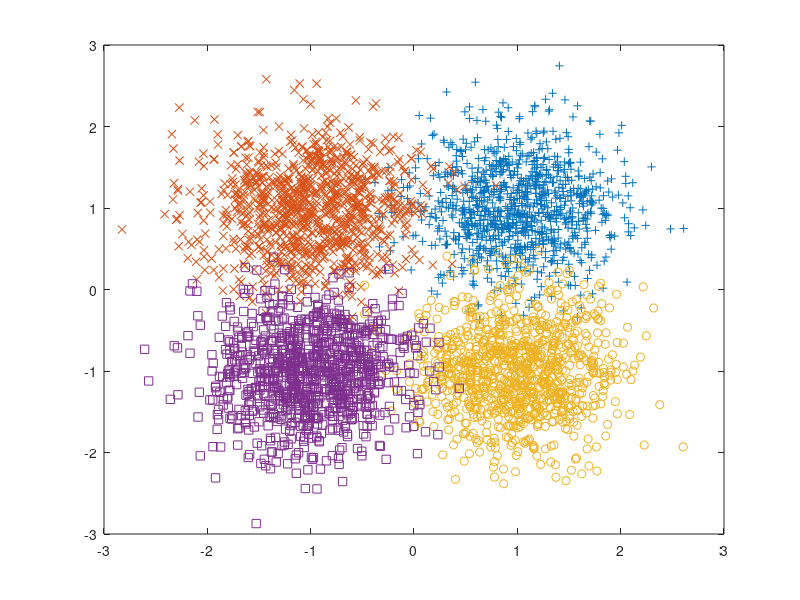

This figure's MATLAB source: (Note: this script raises an error after producing the figure.)
% This file show how to use the toolbox to estimate linear classifier with
% different regularization scheme.
% note that all classifiers naturally handle multiclass data
%
% The dataset contains only 2 discriminant dimensions and 8 noisy
% dimension.
% The timated classifier should select automatically the two first
% dimension when sparsity is promoted.

clear all
close all
addpath(genpath('.'))


%% generate dataset


mclass=[1 1; -1 1; 1 -1; -1 -1];

nbperclass=1000;


% generating good features and labels
x=[];
y=[];
sigma=.5;
for i=1:size(mclass,1);
   
    x=[x; ones(nbperclass,1)*mclass(i,:)+sigma*randn(nbperclass,size(mclass,2))];
    y=[y;i*ones(nbperclass,1)];
end


% adding random features 
nbnoise=8;
x=[x sigma*randn(size(x,1),nbnoise)];

% models should have only the two first components active

%% visu data on 2 diuscriminant components

figure(1)

plot(x(y==1,1),x(y==1,2),'+')
hold on
plot(x(y==2,1),x(y==2,2),'x')
plot(x(y==3,1),x(y==3,2),'o')
plot(x(y==4,1),x(y==4,2),'s')
hold off

%% SVM with l2 regularization

% options for solver
options.verbose=1;
options.lambda=1e-3 ;% regul parameter
options.theta=.01; % parameter for lsp
options.p=.5; % parameter for lp
options.reg='l2'; % l2 l1 lp, lsp are possible options

tic
[svml2]=gist_hinge2(x,y,options); % hinge squared svn
%[svm,LOG]=gist_chinge(x,y,options) % calibrated hinge
%[svm,LOG]=gist_logreg(x,y,options) % logistic regression
toc

% classifier linear parameter
wl2=svml2.w % normal vector to hyperlpaln
w0l2=svml2.w0; % svm bias

%% SVM with lp regularization

% options for solver
options.verbose=1;
options.lambda=1e-2 ;% regul parameter
options.theta=.01; % parameter for lsp
options.p=.5; % parameter for lp
options.reg='lp'; % l2 l1 lp, lsp are possible options

tic
[svmlp]=gist_hinge2(x,y,options); % hinge squared svn
%[svm,LOG]=gist_chinge(x,y,options) % calibrated hinge
%[svm,LOG]=gist_logreg(x,y,options) % logistic regression
toc

% classifier linear parameter
wlp=svmlp.w % normal vector to hyperlpaln
w0lp=svmlp.w0; % svm bias



%% visu separation
% plot classification regions in 2D (discriminant features)

nbgrid=100;
[Xgrid,Ygrid]=meshgrid(linspace(-3,3,nbgrid),linspace(-3,3,nbgrid));

xtest=[Xgrid(:) Ygrid(:)];

ypred=xtest*wlp(1:2,:)+ones(nbgrid*nbgrid,1)*w0lp;

[temp,ypred_c]=min(ypred,[],2);

Ypred=reshape(ypred_c,[nbgrid nbgrid]);

figure(2)

imagesc(linspace(-3,3,nbgrid),linspace(-3,3,nbgrid),Ypred)

hold on
plot(x(y==1,1),x(y==1,2),'+')
plot(x(y==2,1),x(y==2,2),'x')
plot(x(y==3,1),x(y==3,2),'o')
plot(x(y==4,1),x(y==4,2),'s')
hold off


